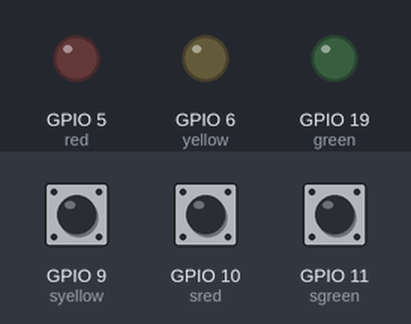
The program below on a simulated Raspberry Pi (BCM pin numbers). Shown: output pins drawn as LEDs (lit = HIGH). Inputs (shaded band) come from the test bench; at power-on: GPIO 9 (syellow) LOW, GPIO 10 (sred) LOW, GPIO 11 (sgreen) LOW.

Above: at 1.2 s.
1.3 s: GPIO 9 (syellow) pulled HIGH for 0.15 s
At 1.37 s:
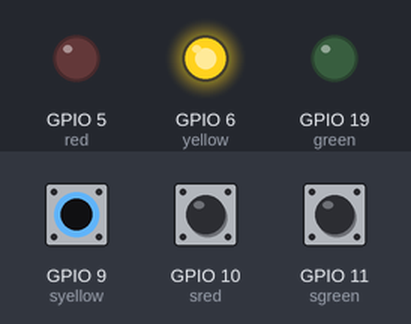
2.9 s: GPIO 10 (sred) pulled HIGH for 0.15 s
At 2.97 s:
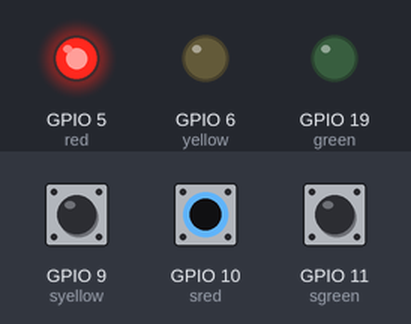
4.5 s: GPIO 11 (sgreen) pulled HIGH for 0.15 s
At 4.57 s:
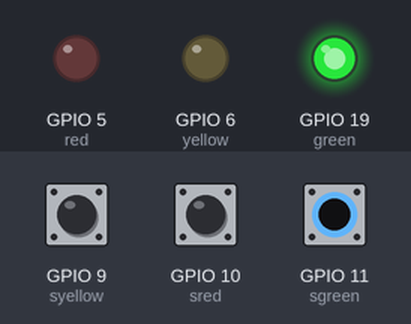
6.1 s: GPIO 11 (sgreen) pulled HIGH for 3.2 s
At 9.8 s:
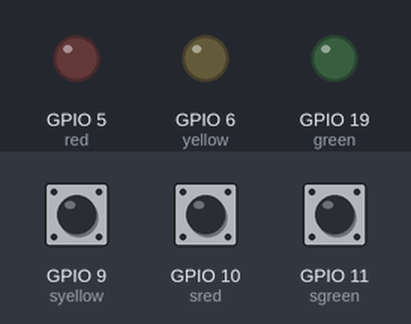
10.8 s: GPIO 9 (syellow) pulled HIGH for 3.2 s
At 12.1 s:
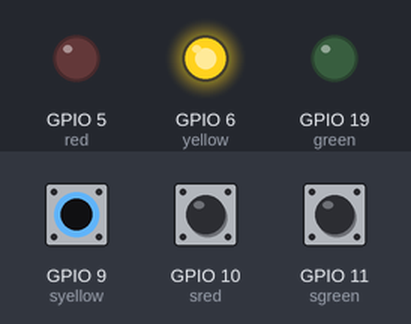
Timing chart, 0 to 15.5 s (numbered marks = the images above; inputs shaded):
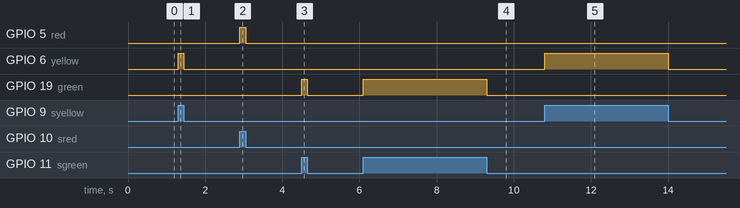

The program:

switch_led_3.py
```python
import RPi.GPIO as GPIO

red = 5
yellow = 6
green = 19
sred = 10
syellow = 9
sgreen = 11

GPIO.setmode(GPIO.BCM)
GPIO.setup(red, GPIO.OUT)
GPIO.setup(sred, GPIO.IN, pull_up_down=GPIO.PUD_DOWN)
GPIO.setup(yellow, GPIO.OUT)
GPIO.setup(syellow, GPIO.IN, pull_up_down=GPIO.PUD_DOWN)
GPIO.setup(green, GPIO.OUT)
GPIO.setup(sgreen, GPIO.IN, pull_up_down=GPIO.PUD_DOWN)

try:
  while True:
    ron = GPIO.input(sred)
    yon = GPIO.input(syellow)
    gon = GPIO.input(sgreen)
    GPIO.output(red, ron)
    GPIO.output(yellow, yon)
    GPIO.output(green, gon)

finally:
  GPIO.cleanup()
  print('cleanup and exit')
  print('cleanup and exit')
```

Measured:
- after the input at 1.3 s, GPIO 6 (yellow): LOW → HIGH at once, → LOW 0.15 s later
- after the input at 2.9 s, GPIO 5 (red): LOW → HIGH at once, → LOW 0.15 s later
- after the input at 4.5 s, GPIO 19 (green): LOW → HIGH at once, → LOW 0.15 s later
- after the input at 6.1 s, GPIO 19 (green): LOW → HIGH at once, → LOW 3.2 s later
- after the input at 10.8 s, GPIO 6 (yellow): LOW → HIGH at once, → LOW 3.2 s later
